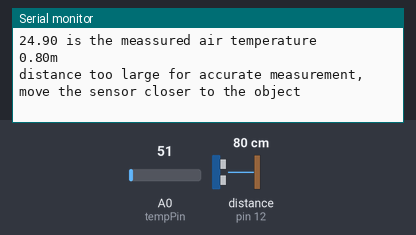
Bench run of a sketch on a simulated Arduino Uno, built with avr-gcc and run on an emulated ATmega328P. Parts: the last lines printed to the serial monitor. Wiring (inferred from the names in the program): ultrasonic range finder: trigger pin 11; echo pin 12. The test bench sets the inputs (shaded band); at power-on: distance to the obstacle (sensor on pin 12) 80 cm, A0 (tempPin) = 51. The echo pulse lasts 58.3 µs per cm.

Above: at 2.8 s.
2.9 s: distance to the obstacle (sensor on pin 12) set to 2 cm
At 5.4 s:
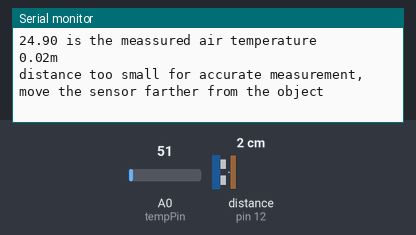
7.7 s: A0 (tempPin) set to 61
At 9.2 s:
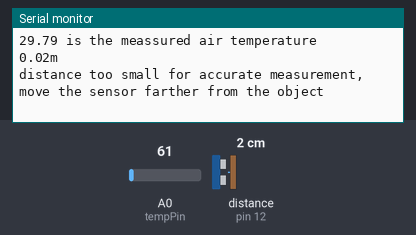
10.5 s: distance to the obstacle (sensor on pin 12) set to 120 cm
At 13.3 s:
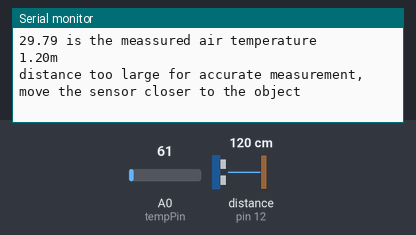
16.6 s: A0 (tempPin) set to 71
At 17.4 s:
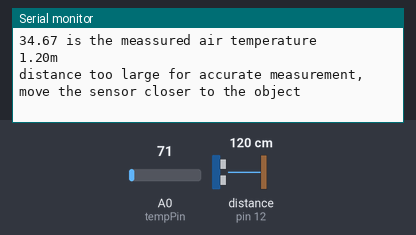
Timing chart, 0 to 19.6 s (numbered marks = the images above; inputs shaded):
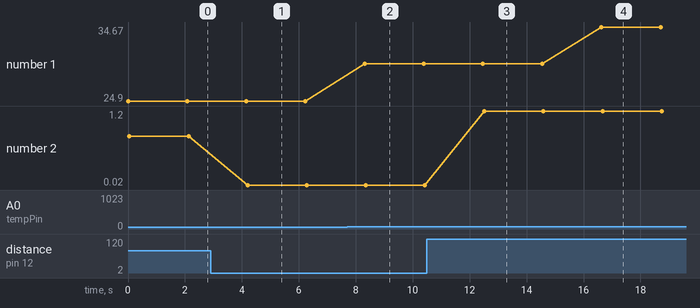

Measured:
- after the input at 2.9 s, the serial monitor: prints a new line after 1.3 s (image 1)
- after the input at 7.7 s, the serial monitor: prints a new line after 0.61 s (image 2)
- after the input at 10.5 s, the serial monitor: prints a new line after 2.0 s (image 3)
- after the input at 16.6 s, the serial monitor: prints a new line at once (image 4)
- plotted number 1: 24.9 → 29.79 after the input at 7.7 s, 29.79 → 34.67 after the input at 16.6 s
- plotted number 2: 0.8 → 0.02 after the input at 2.9 s, 0.02 → 1.2 after the input at 10.5 s

The sketch:

AirMeasurementLab.ino
```cpp
int tempPin = A0;    //LM35 requires an analog pin
int trigPin = 11;    // Trigger
int echoPin = 12;    // Echo

const float mFactor = 2.0*2910;  //dividing by this factor converts echo time to converts to meters
//const float inFactor = 2*74;
const float speedRate = 0.6;
const float speedConst = 331.4;
const float knownD = 0.5;
const float tempAdj = 273.15;
float measuredTemp = 0;

long duration, cm, inches;

void setup() {
  //Serial Port begin
  Serial.begin (9600);
  //Define inputs and outputs
  pinMode(trigPin, OUTPUT);
  pinMode(echoPin, INPUT);
}

void loop() {
  // The sensor is triggered by a HIGH pulse of 10 or more microseconds.
  // Give a short LOW pulse beforehand to ensure a clean HIGH pulse:
  digitalWrite(trigPin, LOW);
  delayMicroseconds(5);
  digitalWrite(trigPin, HIGH);
  delayMicroseconds(10);
  digitalWrite(trigPin, LOW);

  // Read the signal from the sensor: a HIGH pulse whose
  // duration is the time (in microseconds) from the sending
  // of the ping to the reception of its echo off of an object.
  pinMode(echoPin, INPUT);
  duration = pulseIn(echoPin, HIGH);

  //the duration is time to travel known distance and back.
  float dist = 2.0 * knownD;

  //conver duration to seconds;
  float seconds = duration;

  //speed = dist / time ==> dist/ duration
  float sp = dist / seconds;

  //speed = speedConst + speedRate * temp ==> temp = (speed - speedCosnt)/ speedRate;
  float obtainedTemp = (sp - speedConst)/speedRate;

  // Convert the time into a distance
  float m = duration / mFactor;     // Divide by 29.1 or multiply by 0.0343
  //  we don't need some garbage non-SI units inches = (duration/2) / 74;   // Divide by 74 or multiply by 0.0135

  //get the temperature sensor reading.
  measuredTemp = analogRead(tempPin) *500./1024.;

  Serial.print(measuredTemp);
  Serial.println(" is the meassured air temperature");
  Serial.println();
  Serial.print(m);
  Serial.println("m");

  if (((m - knownD) <= 0.05) && ((m - knownD) >= -0.05)){
    Serial.print(obtainedTemp);
    Serial.println(" is the air temperature obtained.");
    Serial.print("They vary by ");
    Serial.print((measuredTemp - obtainedTemp)/measuredTemp*100);
    Serial.println(" %");

  }
  else if ((m - knownD) <= -0.05){
    Serial.println("distance too small for accurate measurement, move the sensor farther from the object");
  }

  else {
    Serial.println("distance too large for accurate measurement, move the sensor closer to the object");
  }
  Serial.println();

  delay(2000);
}
```

main.cpp
```cpp
int tempPin = A0;    //LM35 requires an analog pin
int trigPin = 11;    // Trigger
int echoPin = 12;    // Echo

const float mFactor = 2.0*2910;  //dividing by this factor converts echo time to converts to meters
//const float inFactor = 2*74;
const float speedRate = 0.6;
const float speedConst = 331.4;
const float knownD = 0.5;
const float tempAdj = 273.15;
float measuredTemp = 0;

long duration, cm, inches;

void setup() {
  //Serial Port begin
  Serial.begin (9600);
  //Define inputs and outputs
  pinMode(trigPin, OUTPUT);
  pinMode(echoPin, INPUT);
}

void loop() {
  // The sensor is triggered by a HIGH pulse of 10 or more microseconds.
  // Give a short LOW pulse beforehand to ensure a clean HIGH pulse:
  digitalWrite(trigPin, LOW);
  delayMicroseconds(5);
  digitalWrite(trigPin, HIGH);
  delayMicroseconds(10);
  digitalWrite(trigPin, LOW);

  // Read the signal from the sensor: a HIGH pulse whose
  // duration is the time (in microseconds) from the sending
  // of the ping to the reception of its echo off of an object.
  pinMode(echoPin, INPUT);
  duration = pulseIn(echoPin, HIGH);

  //the duration is time to travel known distance and back.
  float dist = 2.0 * knownD;

  //conver duration to seconds;
  float seconds = 1000000. * duration;

  //speed = dist / time ==> dist/ duration
  float sp = dist / seconds;

  //speed = speedConst + speedRate * temp ==> temp = (speed - speedCosnt)/ speedRate;
  float obtainedTemp = (sp - speedConst)/speedRate;

  // Convert the time into a distance
  float m = duration / mFactor;     // Divide by 29.1 or multiply by 0.0343
  //  we don't need some garbage non-SI units inches = (duration/2) / 74;   // Divide by 74 or multiply by 0.0135

  //get the temperature sensor reading.
  measuredTemp = analogRead(tempPin) *500./1024.;

  Serial.print(measuredTemp);
  Serial.println(" is the meassured air temperature");
  Serial.println();
  Serial.print(m);
  Serial.println("m");

  if (((m - knownD) <= 0.05) && ((m - knownD) >= -0.05)){
    Serial.print(obtainedTemp);
    Serial.println(" is the air temperature obtained.");
    Serial.print("They vary by ");
    Serial.print((measuredTemp - obtainedTemp)/measuredTemp*100);
    Serial.println(" %");

  }
  else if ((m - knownD) <= -0.05){
    Serial.println("distance too small for accurate measurement, move the sensor farther from the object");
  }

  else {
    Serial.println("distance too large for accurate measurement, move the sensor closer to the object");
  }
  Serial.println();

  delay(2000);
}
```
